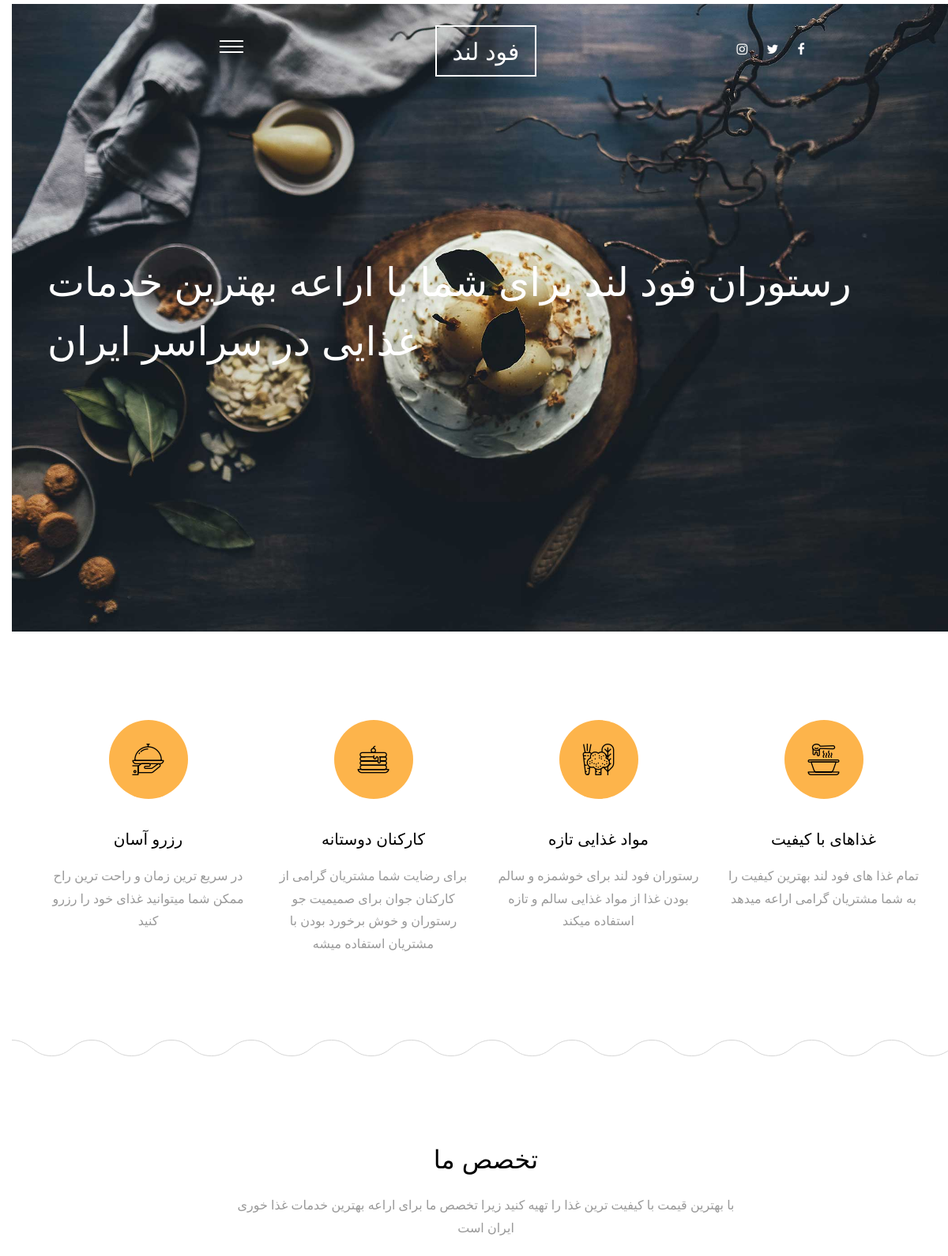
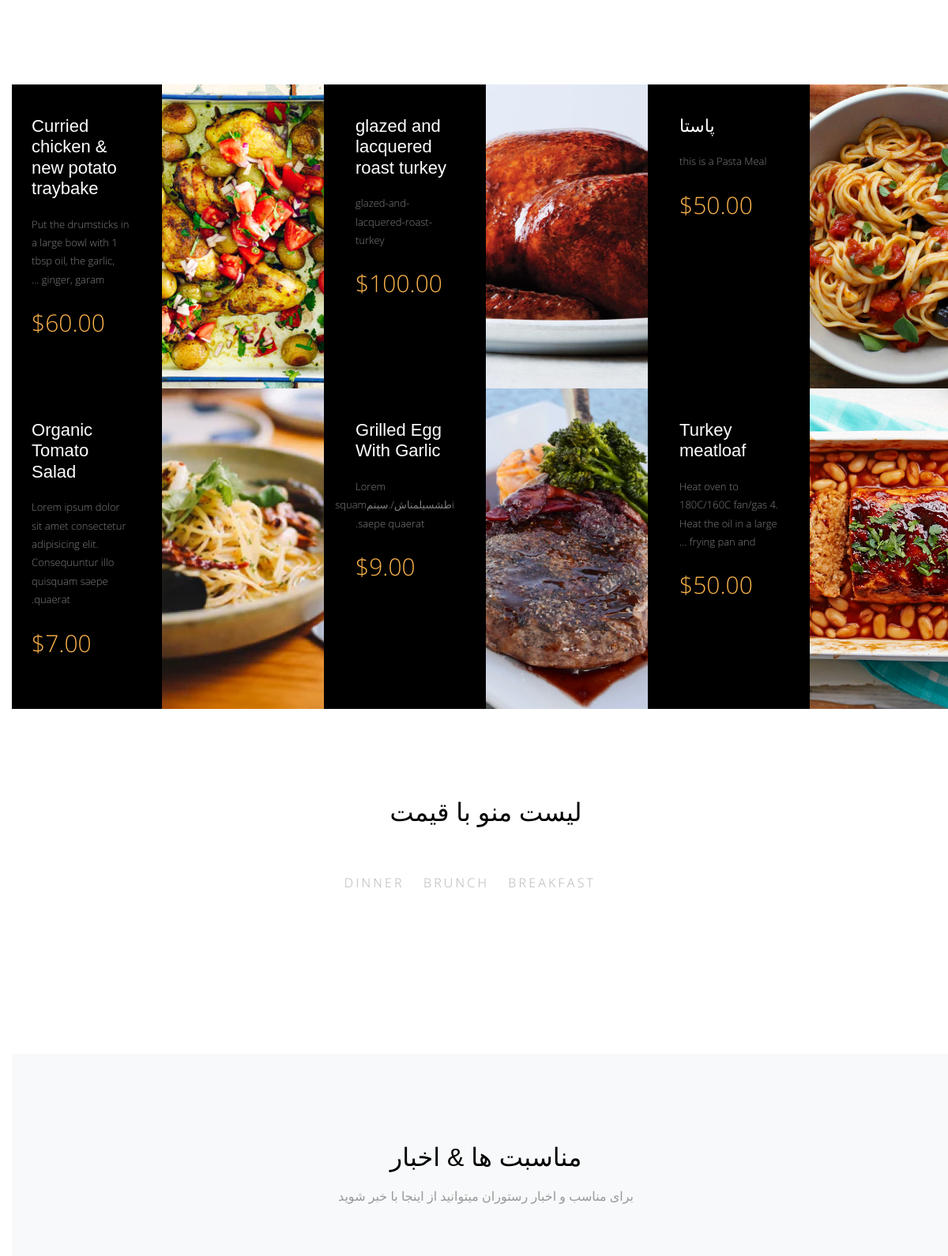
The page / (upper part) on the database its author committed (2 pictures, top to bottom).
### meals/models.py (models this page shows, shortened)
class Meals(models.Model):
    name = models.CharField(max_length=50,verbose_name="نام")
    description = models.TextField(max_length=500,verbose_name="توضیحات")
    category = models.ForeignKey('Category' , on_delete=models.SET_NULL , null=True,verbose_name="دسته بندی")
    people = models.IntegerField(verbose_name="نفرات")
    price = models.DecimalField(max_digits=5 , decimal_places=2,verbose_name="قیمت")
    preperation_time =models.IntegerField(verbose_name="زمان حاظر شدن")
    image = models.ImageField(upload_to='meals/',verbose_name="تصویر")
    slug = models.SlugField(blank=True, null=True)
    class Meta:
        verbose_name = 'وعده غذایی'
        verbose_name_plural = 'وعده غذایی ها'

class Category(models.Model):
    name = models.CharField(max_length=30,verbose_name="دسته بندی")
    class Meta:
        verbose_name = 'دسته بندی'
        verbose_name_plural = 'دسته بندی ها'
    def __str__(self):
        return self.name

### home/views.py (the view)
# urls.py: path('',views.home , name='home' ),
def home(request):
    meals = Meals.objects.all()
    meal_list = Meals.objects.all()
    categories = Category.objects.all()
    posts = Post.objects.all()
    latest_post = Post.objects.last()
    why_choose_us = Why_Choose_Us.objects.all()
    context = {
        'meals' : meals ,
        'meal_list' : meal_list ,
        'categories' : categories ,
        'posts' : posts ,
        'latest_post' : latest_post ,
        'why_choose_us' : why_choose_us ,
    }
    return render(request , 'home/index.html' , context)

### home/templates/home/index.html (shortened to what this page needs)
{% extends 'base.html' %}
{% load static %}
{% block body %}
      <div class="main-wrap">
        <div class="cover_1">
          <div class="img_bg" style="background-image: url({% static 'site_static/img/slider-1.jpg' %})" data-stellar-background-ratio="0.5">
            <div class="container">
              <div class="row align-items-center">
                <div class="col-md-12" data-aos="fade-up">
                  <h2 class="heading">رستوران فود لند برای شما با اراعه بهترین خدمات غذایی در سراسر ایران</h2>
                </div>
              </div>
            </div>
          </div>
        </div>
        <div class="section services-section">
          <div class="container">
            <div class="row">
              <div class="col-md-6 col-lg-3" data-aos="fade-up">
                <div class="media feature-icon d-block text-center">
                  <div class="icon">
                    <span class="flaticon-soup"></span>
                  </div>
                  <div class="media-body">
                    <h3>غذاهای با کیفیت</h3>
                    <p>تمام غذا های فود لند بهترین کیفیت را به شما مشتریان گرامی اراعه میدهد</p>
                  </div>
                </div>
              </div>
              <div class="col-md-6 col-lg-3" data-aos="fade-up" data-aos-delay="100">
                <div class="media feature-icon d-block text-center">
                  <div class="icon">
                    <span class="flaticon-vegetables"></span>
                  </div>
                  <div class="media-body">
                    <h3>مواد غذایی تازه</h3>
                    <p>رستوران فود لند برای خوشمزه و سالم بودن غذا از مواد غذایی سالم و تازه استفاده میکند</p>
                  </div>
                </div>
              </div>
              <div class="col-md-6 col-lg-3" data-aos="fade-up" data-aos-delay="300">
                <div class="media feature-icon d-block text-center">
                  <div class="icon">
                    <span class="flaticon-pancake"></span>
                  </div>
                  <div class="media-body">
                    <h3>کارکنان دوستانه</h3>
                    <p>برای رضایت شما مشتریان گرامی از کارکنان جوان برای صمیمیت جو رستوران و خوش برخورد بودن با مشتریان استفاده میشه</p>
                  </div>
                </div>
              </div>
              <div class="col-md-6 col-lg-3" data-aos="fade-up" data-aos-delay="500">
                <div class="media feature-icon d-block text-center">
                  <div class="icon">
                    <span class="flaticon-tray"></span>
                  </div>
                  <div class="media-body">
                    <h3>رزرو آسان</h3>
                    <p>در سریع ترین زمان و راحت ترین راح ممکن شما میتوانید غذای خود را رزرو کنید</p>
                  </div>
                </div>
              </div>
            </div>
          </div>
        </div>
        <div class="section">
          <div class="container">
            <div class="row justify-content-center">
              <div class="col-md-7 text-center"  data-aos="fade-up">
                <h2 class="mb-4">تخصص ما</h2>
                <p class="lead">با بهترین قیمت با کیفیت ترین غذا را تهیه کنید زیرا تخصص ما برای اراعه بهترین خدمات غذا خوری ایران است</p>
              </div>
            </div>
          </div>
        </div>
        <div class="section pt-0 pb-0">
          <div class="menus d-flex bg-light">
            {% for meal in meals %}
            <div class="d-flex item">
              <div class="image" style="background-image: url({{meal.image.url}});" data-aos="fade"></div>
              <div class="text">
                <h3>{{meal.name}}</h3>
                <p>{{meal.description|truncatewords:15}}</p>
                <p class="price">${{meal.price}}</p>
              </div>
            </div>
            {% endfor %}
          </div>
        </div>
        <div class="section">
            <div class="container">
              <div class="row justify-content-center">
                <div class="col-md-8" data-aos="fade-up">
                  <h2 class="mb-5 text-center">لیست منو با قیمت</h2>
                  <ul class="nav site-tab-nav" id="pills-tab" role="tablist">
                    {% for category in categories %}
                      <li class="nav-item">
                        <a class="nav-link " id="{{category}}-tab" data-toggle="pill" href="#{{category}}" role="tab" aria-controls="{{category}}" aria-selected="true">{{category}}</a>
                      </li>
                    {% endfor %}
                  </ul>
                </div>
              </div>
            </div>
          </div>
        <div class="section bg-light">
          <div class="container">
            <div class="row justify-content-center mb-5" data-aos="fade-up">
              <div class="col-md-8  text-center">
                <h2 class="mb-3">مناسبت ها &amp; اخبار</h2>
                <p class="lead">برای مناسب و اخبار رستوران میتوانید از اینجا با خبر شوید</p>
              </div>
            </div>
          </div>
        </div>
      </div>
      {% endblock body %}

### static/site_static/css/style.css (style rules this page uses)
html { overflow-x: hidden; }
body { background: #fff; font-family: "Open Sans", cursive; font-size: 16px; line-height: 1.8; font-weight: 300; color: #999999; }
a { -webkit-transition: .3s all ease; -o-transition: .3s all ease; transition: .3s all ease; text-decoration: none; }
h1, h2, h3, h4, h5 { color: #000; font-family: "Playfair Display", Arial, sans-serif; }
.media h3 { font-size: 20px; margin-bottom: 10px; }
.site-tab-nav { display: block; text-align: center; margin-bottom: 80px !important; }
.site-tab-nav li { float: none; display: inline-block; *display: inline; zoom: 1; }
.site-tab-nav li a { background: none; color: #b3b3b3; font-size: 16px; text-transform: uppercase; letter-spacing: .2em; border-bottom: 2px solid transparent; padding-left: 0; padding-right: 0; margin: 0 10px; }
.site-tab-nav, .nav-pills { text-align: center; }
.services-section { background: url("../img/curve_line.svg") repeat-x bottom left; }
.lead { font-size: 16px; }
.feature-icon .icon { text-align: center; height: 100px; width: 100px; border-radius: 50%; display: inline-block; position: relative; margin-bottom: 30px; background: #fdb44b; }
.feature-icon .icon > span { color: #000; font-size: 40px; position: absolute; top: 50%; left: 50%; -webkit-transform: translate(-50%, -50%); -ms-transform: translate(-50%, -50%); transform: translate(-50%, -50%); }
.feature-icon h3 { margin-bottom: 20px; }
.section { padding: 7em 0; }
.cover_1 { position: relative; }
.cover_1 .img_bg { background-repeat: no-repeat; background-size: cover !important; background-position: center center; }
.cover_1 .img_bg, .cover_1 .img_bg > .container > .row { min-height: 700px; height: 100vh; }
.cover_1 .heading { color: white; font-weight: 300; font-size: 30px; line-height: 1.5; }
@media (min-width: 768px) { .cover_1 .heading { font-size: 50px; line-height: 1.5; } }
.menus { display: -webkit-box; display: -ms-flexbox; display: flex; -ms-flex-wrap: wrap; flex-wrap: wrap; margin-right: -15px; margin-left: -15px; }
@media (min-width: 576px) { .menus .item { -webkit-box-flex: 0; -ms-flex: 0 0 100%; flex: 0 0 100%; max-width: 100%; } }
@media (min-width: 768px) { .menus .item { -webkit-box-flex: 0; -ms-flex: 0 0 50%; flex: 0 0 50%; max-width: 50%; } }
@media (min-width: 992px) { .menus .item { -webkit-box-flex: 0; -ms-flex: 0 0 50%; flex: 0 0 50%; max-width: 50%; } }
@media (min-width: 1200px) { .menus .item { -webkit-box-flex: 0; -ms-flex: 0 0 33.33333%; flex: 0 0 33.33333%; max-width: 33.33333%; } }
.menus .item .image, .menus .item .text { width: 50%; }
.menus .item .image { background-size: cover; background-position: center center; }
.menus .item .text { padding: 40px; background: #000; }
.menus .item .text h3 { color: #fff; font-size: 22px; margin-bottom: 20px; }
.menus .item .text p { color: #fff; font-size: 13px; opacity: .5; }
.menus .item .text .price { font-size: 30px; color: #fdb44b; opacity: 1; }

### rows shown on the page
Meals: image (picture), name "پاستا", description "this is a Pasta Meal", price "50.00"
Meals: image (picture), name "glazed and lacquered roast turkey", description "glazed-and-lacquered-roast-turkey", price "100.00"
Meals: image (picture), name "Curried chicken & new potato traybake", description "Put the drumsticks in a large bowl with 1 tbsp oil, the garlic, ginger, garam …", price "60.00"
Meals: image (picture), name "Turkey meatloaf", description "Heat oven to 180C/160C fan/gas 4. Heat the oil in a large frying pan and …", price "50.00"
Meals: image (picture), name "Grilled Egg With Garlic", description "Lorem iطشسیلمناش/.سینمsquam saepe quaerat.", price "9.00"
Meals: image (picture), name "Organic Tomato Salad", description "Lorem ipsum dolor sit amet consectetur adipisicing elit. Consequuntur illo quisquam saepe quaerat.", price "7.00"
Category: name "BREAKFAST"
Category: name "BRUNCH"
Category: name "DINNER"
